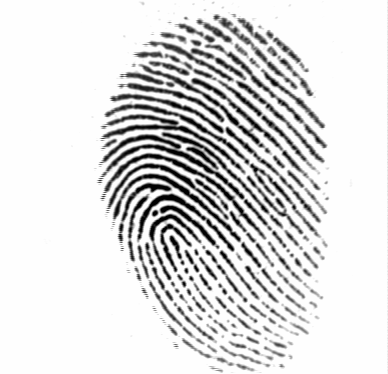
#> input picture fingerprints/101/101_1.tif, 388 x 374 px
$ python -i 'normalization - Copia.py'   (imports and definitions only)   (older library calls are emulated)
#> lines starting #> are read from the running program, lines starting #| are printed output that depends on the picture
"""
Normalization is used to standardize the intensity values in an image by adjusting the range of
gray level values so that they extend in a desired range of values and improve the contrast of the
image. The main goal of normalization is to reduce the variance of the gray level value along the
ridges to facilitate subsequent processing steps
"""
from math import sqrt
import numpy as np
import cv2
import scipy.ndimage
import math
import cv2 as cv
import scipy
from crossing_number import calculate_minutiaes
from skimage.morphology import skeletonize as skelt
from skimage.morphology import thin


# [27 lines left out: functions normalize_pixel, normalize, not called in this run]

def normalise2(img):
    return (img - np.mean(img))/(np.std(img))


# [167 lines left out: functions create_segmented_and_variance_images, frequest, ridge_freq, calculate_angles, not called in this run]


def gauss(x, y):
    ssigma = 1.0
    return (1 / (2 * math.pi * ssigma)) * math.exp(-(x * x + y * y) / (2 * ssigma))


# [202 lines left out: functions kernel_from_function, smooth_angles, get_line_ends, visualize_angles, gabor_filter, skeletonize and 1 more, not called in this run]


def skeletizacao(img):
        skel = np.zeros_like(img)
        kernel = cv2.getStructuringElement(cv2.MORPH_CROSS,(3,3))
        while True:
            #seria o mesmo que "afinar" a imagem,
            erosao = cv.erode(img,kernel )

            #Aumenta o traço da imagem,
            dilatacao = cv.dilate(erosao, kernel)
            sub = cv.subtract(img, dilatacao)
            skel = cv.bitwise_or(skel, sub,skel)
            img = erosao.copy()

            if cv.countNonZero(img) == 0:
                break

        return skel

block_size = 16

# [8 lines left out: function hogh, not called in this run]

# [1 line not run here, left out]
# [1 line that did not run here, left out]
# [1 line that did not run here, left out]
# [1 line that did not run here, left out]
# [1 line that did not run here, left out]
# [1 line that did not run here, left out]
# [1 line that did not run here, left out]
# [1 line that did not run here, left out]
# [1 line that did not run here, left out]
# [1 line that did not run here, left out]

# [11 lines not run here, left out]

>>> import cv2
>>> picture = cv2.imread('../../fingerprints/101/101_1.tif')
#> picture is the input picture: shape (374, 388, 3); min 1, max 254, mean 220.7
#> the loop in skeletizacao, `while True: #seria o mesmo que "afinar" a imagem,` made 1 pass
#> pass 1, in skeletizacao, `erosao = cv.erode(img,kernel )`:
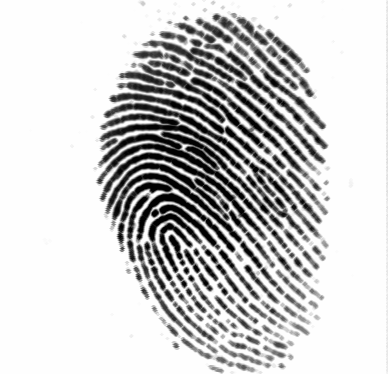
#> erosao: shape (374, 388, 3); min 1, max 254, mean 204.1
#> pass 1, in skeletizacao, `sub = cv.subtract(img, dilatacao)`:
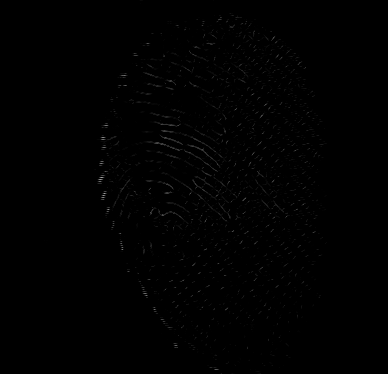
#> sub: shape (374, 388, 3); min 0, max 161, mean 0.8
#> (the run stopped early here; a loop or call above may not have finished)

$ run again, on fingerprints/101/101_2.tif
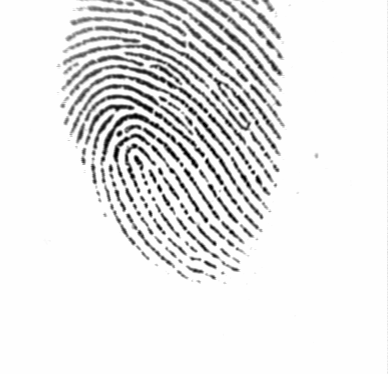
#> input picture fingerprints/101/101_2.tif, 388 x 374 px
#> picture is the input picture: shape (374, 388, 3); min 1, max 254, mean 231.9
#> the loop in skeletizacao, `while True: #seria o mesmo que "afinar" a imagem,` made 1 pass
#> pass 1, in skeletizacao, `erosao = cv.erode(img,kernel )`:
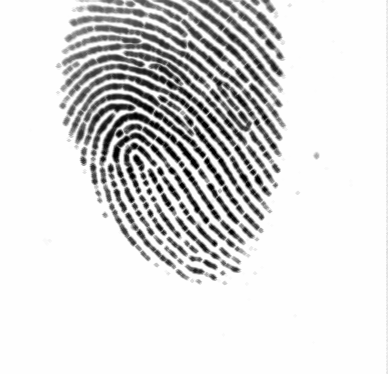
#> erosao: shape (374, 388, 3); min 1, max 254, mean 219.6
#> pass 1, in skeletizacao, `sub = cv.subtract(img, dilatacao)`:
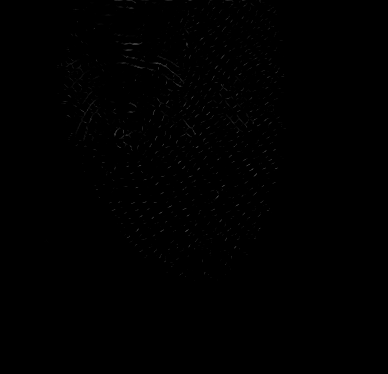
#> sub: shape (374, 388, 3); min 0, max 66, mean 0.4

$ run again, on fingerprints/101/101_3.tif
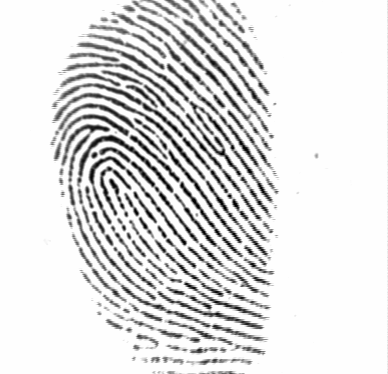
#> input picture fingerprints/101/101_3.tif, 388 x 374 px
#> picture is the input picture: shape (374, 388, 3); min 1, max 254, mean 223.6
#> the loop in skeletizacao, `while True: #seria o mesmo que "afinar" a imagem,` made 1 pass
#> pass 1, in skeletizacao, `erosao = cv.erode(img,kernel )`:
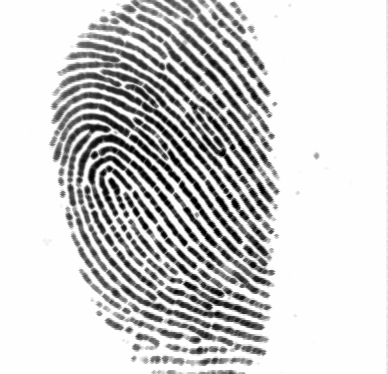
#> erosao: shape (374, 388, 3); min 1, max 254, mean 206.1
#> pass 1, in skeletizacao, `sub = cv.subtract(img, dilatacao)`:
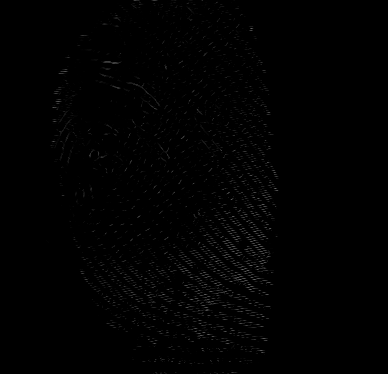
#> sub: shape (374, 388, 3); min 0, max 102, mean 1.4

$ run again, on fingerprints/101/101_4.tif
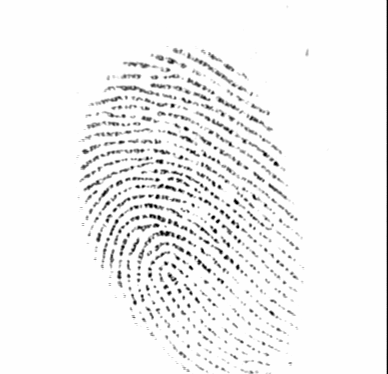
#> input picture fingerprints/101/101_4.tif, 388 x 374 px
#> picture is the input picture: shape (374, 388, 3); min 1, max 254, mean 242.4
#> the loop in skeletizacao, `while True: #seria o mesmo que "afinar" a imagem,` made 1 pass
#> pass 1, in skeletizacao, `erosao = cv.erode(img,kernel )`:
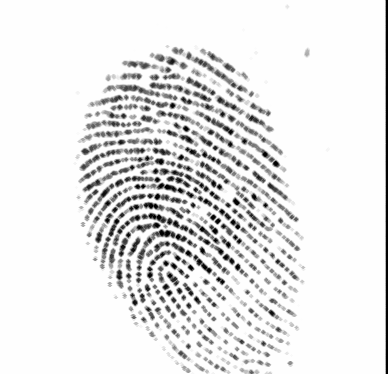
#> erosao: shape (374, 388, 3); min 1, max 254, mean 231.5
#> pass 1, in skeletizacao, `sub = cv.subtract(img, dilatacao)`:
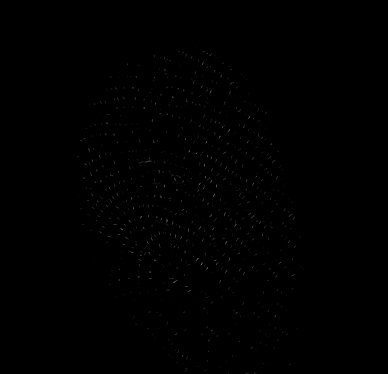
#> sub: shape (374, 388, 3); min 0, max 108, mean 0.4
